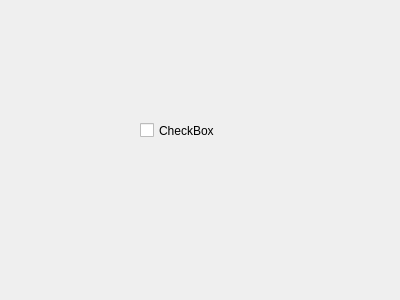
<?xml version="1.0" encoding="UTF-8"?>
<ui version="4.0">
 <class>VisualizationWindow</class>
 <widget class="QWidget" name="VisualizationWindow">
  <property name="geometry">
   <rect>
    <x>0</x>
    <y>0</y>
    <width>400</width>
    <height>300</height>
   </rect>
  </property>
  <property name="windowTitle">
   <string>Form</string>
  </property>
  <widget class="QCheckBox" name="checkBox">
   <property name="geometry">
    <rect>
     <x>140</x>
     <y>120</y>
     <width>77</width>
     <height>21</height>
    </rect>
   </property>
   <property name="text">
    <string>CheckBox</string>
   </property>
  </widget>
 </widget>
 <resources/>
 <connections/>
</ui>
